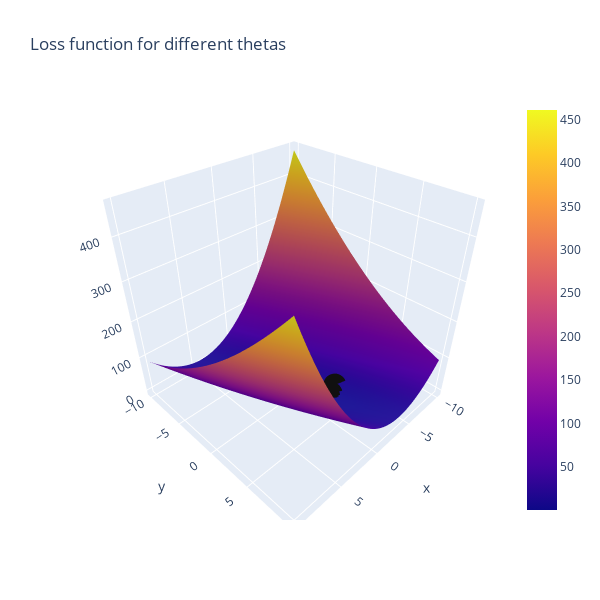

Here is the notebook cell this chart was saved with:
### Code cell
#Here is the same figure as above, with the line the loss function takes toward the minimum.

#X = Theta0
#Y - Theta1
#Z = Loss
#black line = path of loss function over the iterations.
#Find where it is closest to 0 in X and Y!

#you can click/hold in the graph below to rotate!

line_marker = dict(color='#101010', width=2)
fig = go.Figure()
fig.add_surface(x=theta1_vals, y=theta0_vals, z=J_vals)
fig.add_scatter3d(x=theta1_history, y=theta0_history, z=J_history, line=line_marker, name='')
#The below line adds a graph of just the loss over iterations in a 2D plane
plt.plot(theta0_history, theta1_history, 'r+');
fig.update_layout(title='Loss function for different thetas', autosize=True,
                  width=600, height=600, xaxis_title='theta0', 
                 yaxis_title='theta1')
fig.show()
